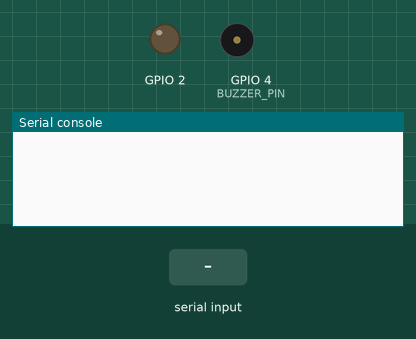
This program was run on a simulated ESP32 board running MicroPython. Shown: output pins drawn as LEDs (lit = HIGH), buzzer (waves = sounding, pin HIGH), the last lines printed to the serial console. The inputs (shaded band) are chosen by the test bench.

Above: at 1.2 s.
1.3 s: "ON" typed at the serial console, then Enter
At 2.0 s:
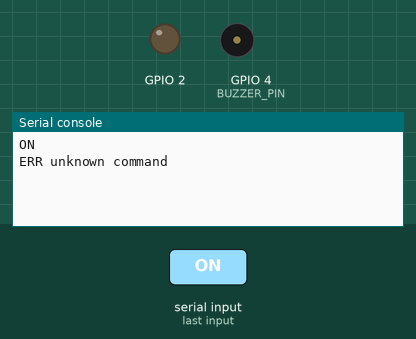
2.8 s: "OFF" typed at the serial console, then Enter
At 3.2 s:
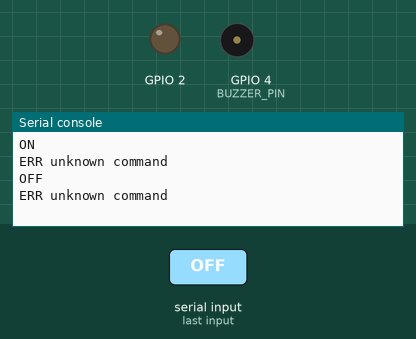
4.3 s: "BREATH" typed at the serial console, then Enter
At 5.5 s:
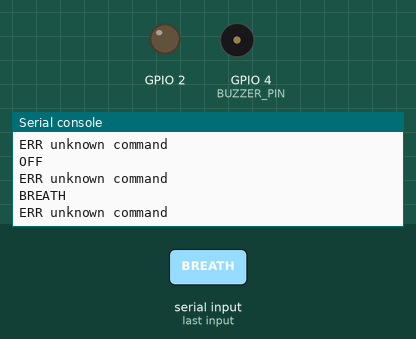

The program:

main.py
```python
"""cclight-esp32: USB serial LED controller for ESP32-C3 (MicroPython).

Runs on boot as main.py. Listens on the native USB CDC serial port for
line-based commands from the Mac agent and drives an external LED with
one of several patterns (state language v2).

Protocol (one command per line, case-insensitive):
    LED BREATH  -> OK BREATH   breathing, ~3s cycle (Claude is working)
    LED FLASH   -> OK FLASH    5 Hz blink (permission request)
    LED DOUBLE  -> OK DOUBLE   double-blink + pause (error / test failure)
    LED OFF     -> OK OFF      off (turn finished, waiting for user)
    LED ON      -> OK ON       steady on (hardware debugging only)
    STATUS      -> OK <mode>
    PING        -> PONG
    anything else -> ERR unknown command
"""

import select
import sys
import time

from machine import Pin, PWM

# ---- hardware config: adjust to your wiring ----
LED_PIN = 2         # GPIO the external LED is wired to (anode via resistor)
ACTIVE_HIGH = True  # True: high level lights the LED; False: low level
BUZZER_PIN = 4      # passive buzzer, not used yet — held low (silent)

TICK_MS = 20            # pattern refresh / serial poll interval
BREATH_PERIOD_MS = 2000
FLASH_PERIOD_MS = 200   # 5 Hz
DOUBLE_PERIOD_MS = 1200  # two 100ms flashes, then pause

PWM_MAX = 1023


class Led:
    """PWM-driven LED with time-based patterns; call tick() every TICK_MS."""

    MODES = ("BREATH", "FLASH", "DOUBLE", "ON", "OFF")

    def __init__(self, pin_no, active_high):
        self._pwm = PWM(Pin(pin_no), freq=1000)
        self._active_high = active_high
        self._mode = "OFF"
        self._t0 = time.ticks_ms()
        self._level(0)

    def _level(self, duty):
        """duty 0..PWM_MAX where PWM_MAX = full brightness."""
        if not self._active_high:
            duty = PWM_MAX - duty
        self._pwm.duty(duty)

    def set_mode(self, mode):
        if mode == self._mode:
            return  # idempotent: a repeated command must not restart the phase
        self._mode = mode
        self._t0 = time.ticks_ms()
        self.tick()

    @property
    def mode(self):
        return self._mode

    def tick(self):
        t = time.ticks_diff(time.ticks_ms(), self._t0)
        if self._mode == "ON":
            self._level(PWM_MAX)
        elif self._mode == "OFF":
            self._level(0)
        elif self._mode == "BREATH":
            # triangle wave: 0 -> max -> 0 over BREATH_PERIOD_MS
            phase = t % BREATH_PERIOD_MS
            half = BREATH_PERIOD_MS // 2
            duty = phase if phase < half else BREATH_PERIOD_MS - phase
            self._level(duty * PWM_MAX // half)
        elif self._mode == "FLASH":
            phase = t % FLASH_PERIOD_MS
            self._level(PWM_MAX if phase < FLASH_PERIOD_MS // 2 else 0)
        elif self._mode == "DOUBLE":
            # on 0-100ms, off 100-200, on 200-300, then off until 1200
            phase = t % DOUBLE_PERIOD_MS
            on = phase < 100 or 200 <= phase < 300
            self._level(PWM_MAX if on else 0)


def handle_command(line, led):
    """Return the reply string for one command line."""
    parts = line.split()
    cmd = " ".join(parts).upper()
    if cmd == "PING":
        return "PONG"
    if cmd == "STATUS":
        return "OK %s" % led.mode
    if len(parts) == 2 and parts[0].upper() == "LED":
        mode = parts[1].upper()
        if mode in Led.MODES:
            led.set_mode(mode)
            return "OK %s" % mode
    return "ERR unknown command"


def main():
    Pin(BUZZER_PIN, Pin.OUT).value(0)  # keep the unused passive buzzer silent
    led = Led(LED_PIN, ACTIVE_HIGH)
    poller = select.poll()
    poller.register(sys.stdin, select.POLLIN)

    while True:
        try:
            if poller.poll(TICK_MS):
                line = sys.stdin.readline()
                if line is not None:
                    line = line.strip()
                    if line:
                        print(handle_command(line, led))
            led.tick()
        except KeyboardInterrupt:
            raise
        except Exception as exc:
            print("ERR %s" % exc)


main()
```

Measured:
- after the input at 1.3 s, the serial console: prints a new line at once (image 1)
- after the input at 2.8 s, the serial console: prints a new line at once (image 2)
- after the input at 4.3 s, the serial console: prints a new line at once (image 3)
